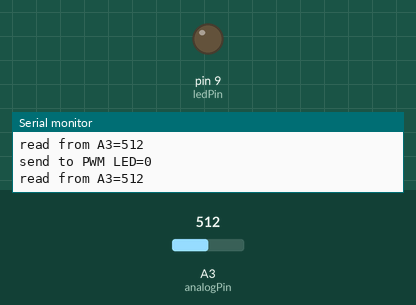
Recording of a sketch running on a simulated Arduino Uno, built with avr-gcc and run on an emulated ATmega328P. Shown: output pins drawn as LEDs (lit = HIGH), the last lines printed to the serial monitor. The test bench sets the inputs (shaded band); at power-on: A3 (analogPin) = 512.

Above: at 1.2 s.
1.3 s: A3 (analogPin) set to 660
At 1.6 s:
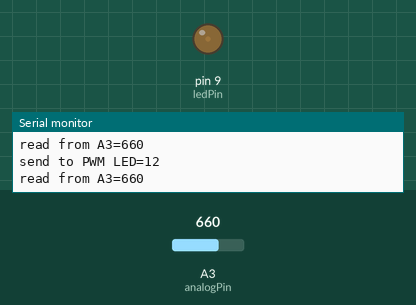
2.8 s: A3 (analogPin) set to 860
At 4.0 s:
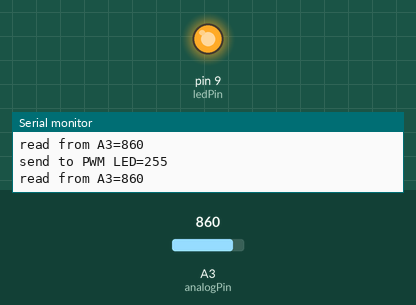
4.3 s: A3 (analogPin) set to 716
At 5.2 s:
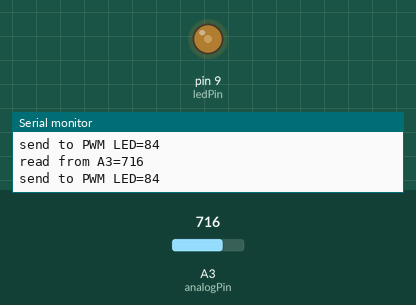
5.8 s: A3 (analogPin) set to 1023
At 6.5 s:
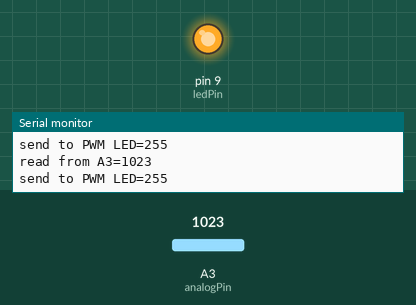
Timing chart, 0 to 8.3 s (numbered marks = the images above; inputs shaded):
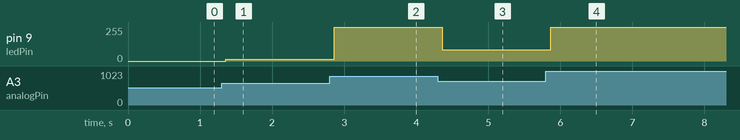

Measured:
- after the input at 1.3 s, pin 9 (ledPin): 0/255 → 12/255 after 0.06 s
- after the input at 2.8 s, pin 9 (ledPin): 12/255 → 255/255 after 0.06 s
- after the input at 4.3 s, pin 9 (ledPin): 255/255 → 84/255 after 0.06 s
- after the input at 5.8 s, pin 9 (ledPin): 84/255 → 255/255 after 0.06 s

The sketch:

ledpwm.ino
```cpp
int ledPin = 9;      // LED connected to digital pin 9
int analogPin = A3;   // potentiometer connected to analog pin 3 (A3)
int val = 0;         // variable to store the read value


void setup() {
  pinMode(ledPin, OUTPUT);  // sets the pin as output
  Serial.begin(9600);
}

void loop() {
  val = analogRead(analogPin);  // read the input pin
  Serial.print("read from A3=");
  Serial.println(val);
  delay(1);
  if(val<650) val=650;
  if(val>850) val=850;
  int ledDimming=map(val, 650, 850, 0, 255);
  Serial.print("send to PWM LED=");
  Serial.println(ledDimming);
  delay(1);
  analogWrite(ledPin, ledDimming);
  delay(1);
}
```
